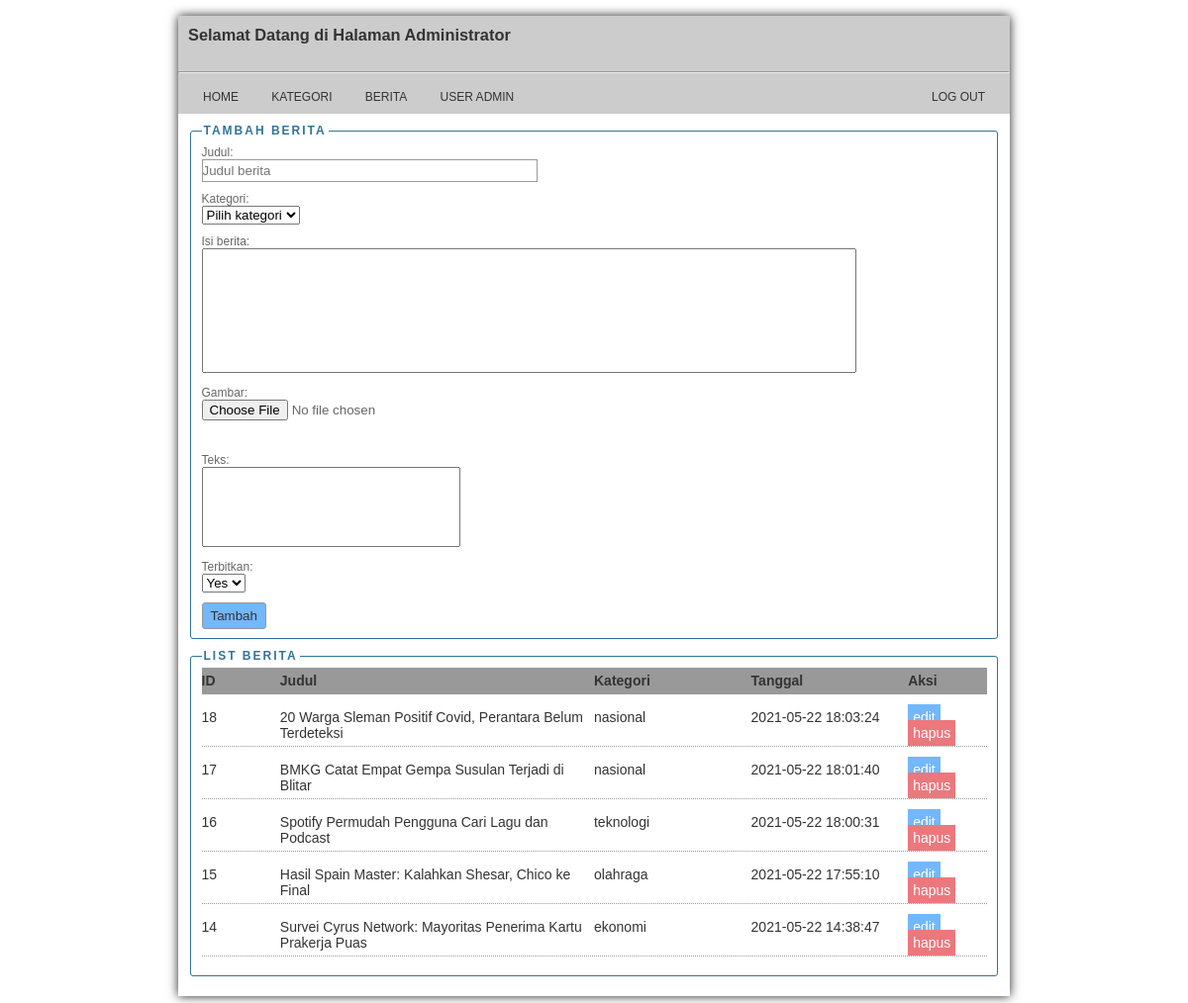
The page /admin/index.php?mod=berita (signed in) on the database its author committed.
### tables this page shows
CREATE TABLE `berita` (
  `ID` int(10) NOT NULL,
  `Judul` varchar(255) NOT NULL,
  `Kategori` varchar(50) NOT NULL,
  `Isi` text NOT NULL,
  `Gambar` varchar(255) NOT NULL,
  `Teks` text NOT NULL,
  `Tanggal` varchar(30) NOT NULL,
  `Updateby` varchar(50) NOT NULL,
  `Viewnum` varchar(20) NOT NULL,
  `Post_type` varchar(20) NOT NULL,
  `Terbit` varchar(1) NOT NULL
);

### admin/berita.php (the view, shortened to what this page needs)
<div class="w100">
	<form action="./?mod=berita" method="POST" enctype="multipart/form-data">
		<fieldset>
			<legend>Tambah Berita</legend>
			<div class="formberita">
				<label>Judul</label>:<br>
				<input type="text" name="judul" placeholder="Judul berita" value="<?=(isset($judul) ? $judul : '')?>" size="40">
			</div>
			<div class="formberita">
				<label>Kategori</label>:<br>
				<select name="kategori">
					<option>Pilih kategori</option>
				</select>
			</div>
			<div class="formberita">
				<label>Isi berita</label>:<br>
				<textarea name="isi" cols="80" rows="8" class="summernote"><?=(isset($isi) ? $isi : '')?></textarea>
			</div>
			<div class="formberita">
				<label>Gambar</label>:<br>
				<?php
				if(!empty($gambar) && !empty($id) ){
					echo
					'<div class="imgsedang">
					<input type="hidden" name="gambar" value="'.$gambar.'">
					<img src="'.URL_SITUS.$gambar.'">
					<div class="imghapus"><a href="./?mod=berita&act=edit&hapusgambar=yes&id='.$id.'">x</a></div>
					</div>';
				}else{
					echo'<input type="file" name="gambar">';
				}
				?>
			</div>
			<div class="clear pd10"></div>
			<div class="formberita">
				<label>Teks</label>:<br>
				<textarea name="teks" cols="30" rows="5"><?=(isset($teks) ? $teks : '')?></textarea>
			</div>
			<div class="formberita">
				<label>Terbitkan</label>:<br>
					<select name="terbit">
						<option value="1" <?=((isset($terbit) && $terbit==1) ? 'selected' :'')?>>Yes</option>
					</select>
			</div>
			<input type="submit" name="add" value="<?=(isset($id) ? 'Edit' :'Tambah')?>" class="btn-primary">
		</fieldset>
	</form>
</div>
<div class="w100">
	<fieldset>
		<legend>List Berita</legend>
		<div class="w100 list fl bold bg_dark">
			<div class="w10 fl">ID</div>
			<div class="w40 fl">Judul</div>
			<div class="w20 fl">Kategori</div>
			<div class="w20 fl">Tanggal</div>
			<div class="w10 fl">Aksi</div>
		</div>
		<?php
		global $connect;
		$hasil = mysqli_query($connect,"SELECT * FROM berita ORDER BY ID DESC");
		while ($b = mysqli_fetch_array($hasil)) {
			extract($b);
		?>
			<div class="w100 list fl">
				<div class="w10 fl"><?=$ID;?></div>
				<div class="w40 fl"><?=$Judul;?></div>
				<div class="w20 fl"><?=$Kategori;?></div>
				<div class="w20 fl"><?=$Tanggal;?></div>
				<div class="w10 fl">
					<a href="./?mod=berita&act=edit&id=<?=$ID;?>" class="btn-primary pd5">edit</a>
					<a href="./?mod=berita&act=hapus&id=<?=$ID;?>" class="btn-red pd5">hapus</a>
				</div>
			</div>
		<?php
		}
		?>
	</fieldset>
</div>

### assets/style.css (style rules this page uses)
body { margin:0; padding:0; background: #fff; font-family: arial, sans-serif; font-size: 14px; color: #333; }
a { text-decoration: none; color: #666666 }
.bold { font-weight: bold; }
.clear { clear: both; }
.fl { float: left; }
.pd5 { padding: 5px; }
.pd10 { padding: 10px; }
.w100 { width: 100%; }
.w40 { width: 40%; }
.w20 { width: 20%; }
.w10 { width: 10%; }
.bg_dark { background: #999; }
.formberita { font-size: 12px; color: #666; margin: 3px 0 10px 0; }
input[type="text"] { padding: 3px 0; border: 1px solid #999; }
input[type="submit"] { border: 1px solid #999; padding: 5px 8px; color:#333; box-sizing: border-box; border-radius:3px; }
legend { font-size: 12px; color: #317497; font-weight: 700; text-transform: uppercase; letter-spacing: 2px; }
fieldset { border: 1px solid #317497; border-radius: 3px; margin-bottom: 10px; }
textarea { resize: none; }
.list { margin: 0 0 10px 0; padding: 5px 0; border-bottom: 1px dotted #999; }
.btn-primary { background: #73b7fc; color: #FFF; }
.btn-red { background: #ec787e; color: #FFF; }

### rows shown on the page
berita: ID "18", Judul "20 Warga Sleman Positif Covid, Perantara Belum Terdeteksi", Kategori "nasional", Tanggal "2021-05-22 18:03:24"
berita: ID "17", Judul "BMKG Catat Empat Gempa Susulan Terjadi di Blitar", Kategori "nasional", Tanggal "2021-05-22 18:01:40"
berita: ID "16", Judul "Spotify Permudah Pengguna Cari Lagu dan Podcast", Kategori "teknologi", Tanggal "2021-05-22 18:00:31"
berita: ID "15", Judul "Hasil Spain Master: Kalahkan Shesar, Chico ke Final", Kategori "olahraga", Tanggal "2021-05-22 17:55:10"
berita: ID "14", Judul "Survei Cyrus Network: Mayoritas Penerima Kartu Prakerja Puas", Kategori "ekonomi", Tanggal "2021-05-22 14:38:47"
